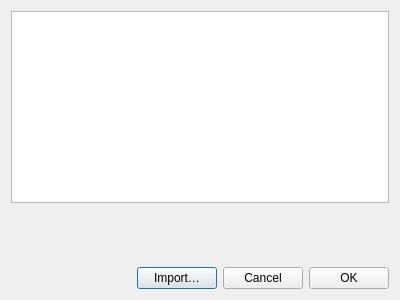
<?xml version="1.0" encoding="UTF-8"?>
<ui version="4.0">
 <class>PasteDialog</class>
 <widget class="QDialog" name="PasteDialog">
  <property name="geometry">
   <rect>
    <x>0</x>
    <y>0</y>
    <width>400</width>
    <height>300</height>
   </rect>
  </property>
  <property name="windowTitle">
   <string>Paste Proposal</string>
  </property>
  <layout class="QGridLayout" name="gridLayout">
   <item row="0" column="0">
    <layout class="QVBoxLayout" name="verticalLayout">
     <item>
      <widget class="QTextBrowser" name="textBrowser">
       <property name="sizePolicy">
        <sizepolicy hsizetype="Expanding" vsizetype="Expanding">
         <horstretch>0</horstretch>
         <verstretch>0</verstretch>
        </sizepolicy>
       </property>
       <property name="html">
        <string>&lt;!DOCTYPE HTML PUBLIC &quot;-//W3C//DTD HTML 4.0//EN&quot; &quot;http://www.w3.org/TR/REC-html40/strict.dtd&quot;&gt;
&lt;html&gt;&lt;head&gt;&lt;meta name=&quot;qrichtext&quot; content=&quot;1&quot; /&gt;&lt;style type=&quot;text/css&quot;&gt;
p, li { white-space: pre-wrap; }
&lt;/style&gt;&lt;/head&gt;&lt;body style=&quot; font-family:'Ubuntu'; font-size:11pt; font-weight:400; font-style:normal;&quot;&gt;
&lt;p style=&quot;-qt-paragraph-type:empty; margin-top:0px; margin-bottom:0px; margin-left:0px; margin-right:0px; -qt-block-indent:0; text-indent:0px;&quot;&gt;&lt;br /&gt;&lt;/p&gt;&lt;/body&gt;&lt;/html&gt;</string>
       </property>
       <property name="acceptRichText">
        <bool>false</bool>
       </property>
       <property name="textInteractionFlags">
        <set>Qt::LinksAccessibleByKeyboard|Qt::LinksAccessibleByMouse|Qt::TextBrowserInteraction|Qt::TextEditable|Qt::TextEditorInteraction|Qt::TextSelectableByKeyboard|Qt::TextSelectableByMouse</set>
       </property>
       <property name="openLinks">
        <bool>false</bool>
       </property>
      </widget>
     </item>
     <item>
      <spacer name="verticalSpacer">
       <property name="orientation">
        <enum>Qt::Vertical</enum>
       </property>
       <property name="sizeType">
        <enum>QSizePolicy::Expanding</enum>
       </property>
       <property name="sizeHint" stdset="0">
        <size>
         <width>20</width>
         <height>40</height>
        </size>
       </property>
      </spacer>
     </item>
     <item>
      <layout class="QHBoxLayout" name="horizontalLayout">
       <item>
        <spacer name="horizontalSpacer1">
         <property name="orientation">
          <enum>Qt::Horizontal</enum>
         </property>
         <property name="sizeHint" stdset="0">
          <size>
           <width>40</width>
           <height>20</height>
          </size>
         </property>
        </spacer>
       </item>
       <item>
        <widget class="QPushButton" name="buttonImport">
         <property name="text">
          <string>Import…</string>
         </property>
        </widget>
       </item>
       <item>
        <widget class="QPushButton" name="buttonCancel">
         <property name="text">
          <string>Cancel</string>
         </property>
        </widget>
       </item>
       <item>
        <widget class="QPushButton" name="buttonOk">
         <property name="text">
          <string>OK</string>
         </property>
        </widget>
       </item>
      </layout>
     </item>
    </layout>
   </item>
  </layout>
 </widget>
 <resources/>
 <connections/>
</ui>
